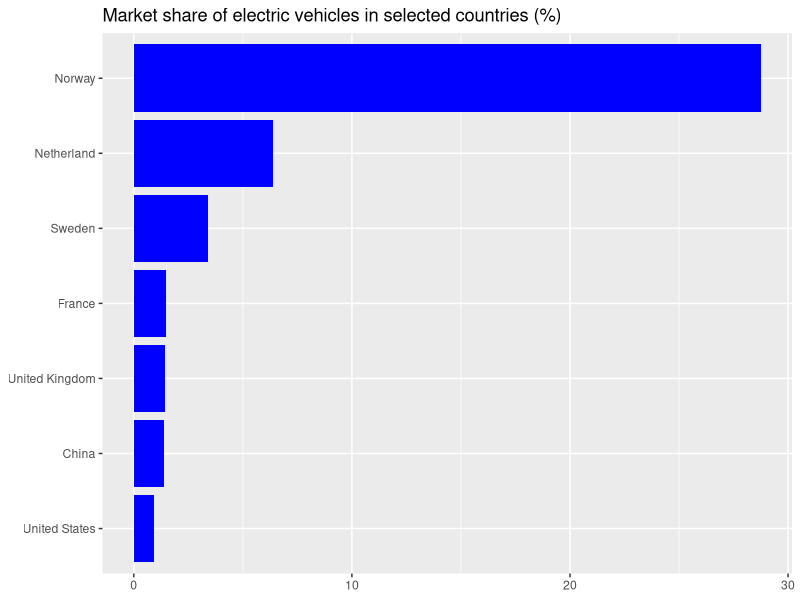

The R source for this figure:
#This code plots the global market share for electric vehicles (EV) for selected countries.

#created on 8/28/2018

#author: Benjamin Tayo
library(tidyverse)
data<-read_csv("global_EV_2016.csv",col_names = FALSE)
head(data)
data<-data[-c(1,2),]
names(data)<-c("country","sales_bev","stock_bev","sales_phev","stock_phev","shares")
head(data)

data%>%drop_na(shares)%>%mutate(shares=parse_number(shares))%>%
  filter(shares>=0.91)%>%ggplot(aes(reorder(country, shares),shares))+geom_col(fill="blue")+
  coord_flip()+ theme(axis.title.x=element_blank())+theme(axis.title.y=element_blank())+
  ggtitle("Market share of electric vehicles in selected countries (%)")
